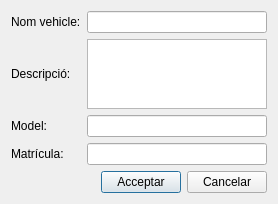
<?xml version="1.0" encoding="UTF-8"?>
<ui version="4.0">
 <class>vehicle_create</class>
 <widget class="QDialog" name="vehicle_create">
  <property name="geometry">
   <rect>
    <x>0</x>
    <y>0</y>
    <width>278</width>
    <height>200</height>
   </rect>
  </property>
  <property name="windowTitle">
   <string>Creació de vehicle</string>
  </property>
  <layout class="QVBoxLayout" name="verticalLayout_3">
   <item>
    <layout class="QGridLayout" name="gridLayout">
     <item row="0" column="0">
      <widget class="QLabel" name="label">
       <property name="text">
        <string>Nom vehicle:</string>
       </property>
      </widget>
     </item>
     <item row="1" column="1">
      <widget class="QTextEdit" name="txt_descript"/>
     </item>
     <item row="2" column="0">
      <widget class="QLabel" name="label_3">
       <property name="text">
        <string>Model:</string>
       </property>
      </widget>
     </item>
     <item row="1" column="0">
      <widget class="QLabel" name="label_2">
       <property name="text">
        <string>Descripció:</string>
       </property>
      </widget>
     </item>
     <item row="3" column="0">
      <widget class="QLabel" name="label_4">
       <property name="text">
        <string>Matrícula:</string>
       </property>
      </widget>
     </item>
     <item row="0" column="1">
      <widget class="QLineEdit" name="txt_vehicle"/>
     </item>
     <item row="2" column="1">
      <widget class="QLineEdit" name="txt_model"/>
     </item>
     <item row="3" column="1">
      <widget class="QLineEdit" name="txt_plate"/>
     </item>
    </layout>
   </item>
   <item>
    <layout class="QGridLayout" name="gridLayout_2">
     <item row="0" column="0">
      <spacer name="horizontalSpacer">
       <property name="orientation">
        <enum>Qt::Horizontal</enum>
       </property>
       <property name="sizeHint" stdset="0">
        <size>
         <width>40</width>
         <height>20</height>
        </size>
       </property>
      </spacer>
     </item>
     <item row="0" column="1">
      <widget class="QPushButton" name="btn_accept">
       <property name="text">
        <string>Acceptar</string>
       </property>
      </widget>
     </item>
     <item row="0" column="2">
      <widget class="QPushButton" name="btn_cancel">
       <property name="text">
        <string>Cancelar</string>
       </property>
      </widget>
     </item>
    </layout>
   </item>
  </layout>
  <action name="actionT">
   <property name="text">
    <string>t</string>
   </property>
  </action>
 </widget>
 <tabstops>
  <tabstop>txt_vehicle</tabstop>
  <tabstop>txt_descript</tabstop>
  <tabstop>txt_model</tabstop>
  <tabstop>txt_plate</tabstop>
  <tabstop>btn_accept</tabstop>
  <tabstop>btn_cancel</tabstop>
 </tabstops>
 <resources/>
 <connections/>
</ui>
